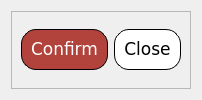
                          <widget class="QWidget" name="widget_8" native="true">
                           <layout class="QHBoxLayout" name="horizontalLayout_27">
                            <item>
                             <widget class="QFrame" name="frame_9">
                              <property name="frameShape">
                               <enum>QFrame::StyledPanel</enum>
                              </property>
                              <property name="frameShadow">
                               <enum>QFrame::Raised</enum>
                              </property>
                              <layout class="QHBoxLayout" name="horizontalLayout_28">
                               <item>
                                <widget class="QPushButton" name="pushButton_2">
                                 <property name="font">
                                  <font>
                                   <family>Verdana</family>
                                   <pointsize>13</pointsize>
                                  </font>
                                 </property>
                                 <property name="styleSheet">
                                  <string notr="true">    background-color: #b2423c;
    color: white;
    border-radius: 15px;
border: 1px solid #000000; 
    padding: 9px;
font-family: &quot;Verdana&quot;, sans-serif; 
text-align: center;</string>
                                 </property>
                                 <property name="text">
                                  <string>Confirm</string>
                                 </property>
                                </widget>
                               </item>
                               <item>
                                <widget class="QPushButton" name="pushButton_3">
                                 <property name="font">
                                  <font>
                                   <family>Verdana</family>
                                   <pointsize>13</pointsize>
                                  </font>
                                 </property>
                                 <property name="styleSheet">
                                  <string notr="true">
/* Default Inactive Button */
QPushButton {
    background-color: #ffffff;
    color: black;
    border-radius: 15px;
border: 1px solid #000000; 
    padding: 9px;
font-family: &quot;Verdana&quot;, sans-serif; 
text-align: center;
}

/* Hover Effect on Inactive Buttons */
QPushButton:hover {
    background-color: #a6a6a6;
    color: white;
}

/* Active Button (Current Page) */
QPushButton#activeButton {
    background-color: #a6a6a6;
    color: white;
}
</string>
                                 </property>
                                 <property name="text">
                                  <string>Close</string>
                                 </property>
                                </widget>
                               </item>
                              </layout>
                             </widget>
                            </item>
                           </layout>
                          </widget>
